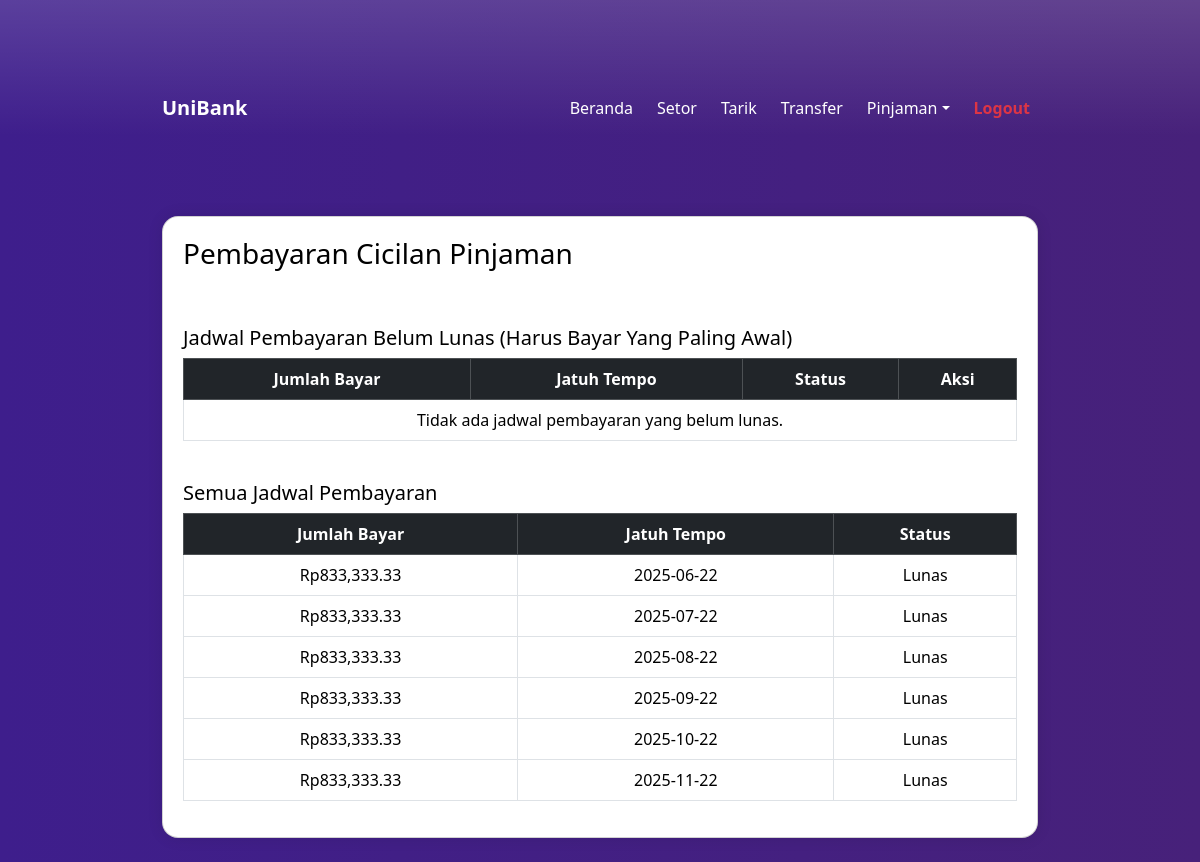
The app's page /pembayaran_pinjaman.php (signed in) with its own data.
### tables this page shows
CREATE TABLE `jadwal_pembayaran_pinjaman` (
  `id_jadwal` int(11) NOT NULL,
  `id_pinjaman` int(11) DEFAULT NULL,
  `jumlah_bayar` decimal(15,2) DEFAULT NULL,
  `tanggal_jatuh_tempo` date DEFAULT NULL,
  `status_pembayaran` enum('Belum Lunas','Lunas') DEFAULT 'Belum Lunas'
);

### pembayaran_pinjaman.php (the view, shortened to what this page needs)
<?php
include 'db.php';
$user = $_SESSION['user'];
$id_akun = $user['id_akun'];
?>
<!DOCTYPE html>
<html lang="id">
<head>
    <link href="https://cdn.jsdelivr.net/npm/bootstrap@5.3.3/dist/css/bootstrap.min.css" rel="stylesheet" />
</head>
<body>
<nav class="navbar navbar-expand-lg navbar-dark bg-gradient sticky-top" style="background: linear-gradient(90deg, #4e2c90, #2c1e60);">
    <div class="container">
        <a class="navbar-brand fw-bold d-flex align-items-center" href="#">UniBank</a>
        <div class="collapse navbar-collapse justify-content-end" id="navbarNavDropdown">
            <ul class="navbar-nav gap-2">
                <li class="nav-item"><a class="nav-link text-white" href="dashboard.php">Beranda</a></li>
                <li class="nav-item"><a class="nav-link text-white" href="setor.php">Setor</a></li>
                <li class="nav-item"><a class="nav-link text-white" href="tarik.php">Tarik</a></li>
                <li class="nav-item"><a class="nav-link text-white" href="transfer.php">Transfer</a></li>
                <li class="nav-item dropdown">
                    <a class="nav-link dropdown-toggle text-white" href="#" id="navbarDropdown" role="button" data-bs-toggle="dropdown">Pinjaman</a>
                </li>
                <li class="nav-item"><a class="nav-link text-danger fw-bold" href="logout.php">Logout</a></li>
            </ul>
        </div>
    </div>
</nav>
<div class="container">
    <div class="card mb-4">
        <h3 class="mb-3">Pembayaran Cicilan Pinjaman</h3>
        <a href="dashboard.php" class="back-link">← Kembali ke Dashboard</a>
        <h5>Jadwal Pembayaran Belum Lunas (Harus Bayar Yang Paling Awal)</h5>
        <div class="table-responsive mb-4">
        <table class="table table-bordered align-middle text-center">
            <thead class="table-dark">
                <tr>
                    <th>Jumlah Bayar</th>
                    <th>Jatuh Tempo</th>
                    <th>Status</th>
                    <th>Aksi</th>
                </tr>
            </thead>
            <tbody>
            <?php
            $sql = "SELECT j.id_jadwal, j.jumlah_bayar, j.tanggal_jatuh_tempo
                    FROM jadwal_pembayaran_pinjaman j
                    JOIN pengajuan_pinjaman p ON j.id_pinjaman = p.id_pinjaman
                    WHERE p.id_akun = $id_akun AND j.status_pembayaran = 'Belum Lunas'
                    ORDER BY j.tanggal_jatuh_tempo ASC LIMIT 1";
            $result = $conn->query($sql);
            if ($result && $result->num_rows > 0):
                while ($row = $result->fetch_assoc()):
            ?>
                <tr>
                    <td>Rp<?= number_format($row['jumlah_bayar'], 2) ?></td>
                    <td><?= htmlspecialchars($row['tanggal_jatuh_tempo']) ?></td>
                    <td>Belum Lunas</td>
                    <td>
                        <form method="post" class="d-inline">
                            <input type="hidden" name="id_jadwal" value="<?= $row['id_jadwal'] ?>">
                            <button type="submit" name="bayar_cicilan" class="btn btn-success btn-bayar">Bayar Sekarang</button>
                        </form>
                    </td>
                </tr>
            <?php
                endwhile;
            else:
            ?>
                <tr>
                    <td colspan="4">Tidak ada jadwal pembayaran yang belum lunas.</td>
                </tr>
            <?php endif; ?>
            </tbody>
        </table>
        </div>
        <h5>Semua Jadwal Pembayaran</h5>
        <div class="table-responsive">
        <table class="table table-bordered align-middle text-center">
            <thead class="table-dark">
                <tr>
                    <th>Jumlah Bayar</th>
                    <th>Jatuh Tempo</th>
                    <th>Status</th>
                </tr>
            </thead>
            <tbody>
            <?php
            $stmt = $conn->prepare("SELECT jumlah_bayar, tanggal_jatuh_tempo, status_pembayaran FROM view_jadwal_pembayaran_pengguna WHERE id_akun = ? ORDER BY tanggal_jatuh_tempo ASC");
            $stmt->bind_param("i", $id_akun);
            $stmt->execute();
            $result = $stmt->get_result();
            if ($result && $result->num_rows > 0):
                while ($row = $result->fetch_assoc()):
            ?>
                <tr>
                    <td>Rp<?= number_format($row['jumlah_bayar'], 2) ?></td>
                    <td><?= htmlspecialchars($row['tanggal_jatuh_tempo']) ?></td>
                    <td><?= htmlspecialchars($row['status_pembayaran']) ?></td>
                </tr>
            <?php
                endwhile;
            else:
            ?>
                <tr>
                    <td colspan="3" class="text-center">Tidak ada jadwal pembayaran.</td>
                </tr>
            <?php endif; ?>
            </tbody>
        </table>
        </div>
    </div>
</div>
</body>
</html>

### pembayaran_pinjaman.php (style rules this page uses)
body { background: linear-gradient(to right, #3e1e8c, #47217a); color: #fff; }
.container { margin-top: 80px; max-width: 900px; }
.card { background-color: #fff; color: #000; border-radius: 1rem; padding: 20px; box-shadow: 0 0 15px rgba(0,0,0,0.1); }
.navbar-brand { font-weight: bold; }
a.back-link { color: #fff; text-decoration: underline; display: inline-block; margin-bottom: 15px; }
table th, table td { vertical-align: middle; }

### records on screen
jadwal_pembayaran_pinjaman: jumlah_bayar "833,333.33", tanggal_jatuh_tempo "2025-06-22", status_pembayaran "Lunas"
jadwal_pembayaran_pinjaman: jumlah_bayar "833,333.33", tanggal_jatuh_tempo "2025-07-22", status_pembayaran "Lunas"
jadwal_pembayaran_pinjaman: jumlah_bayar "833,333.33", tanggal_jatuh_tempo "2025-08-22", status_pembayaran "Lunas"
jadwal_pembayaran_pinjaman: jumlah_bayar "833,333.33", tanggal_jatuh_tempo "2025-09-22", status_pembayaran "Lunas"
jadwal_pembayaran_pinjaman: jumlah_bayar "833,333.33", tanggal_jatuh_tempo "2025-10-22", status_pembayaran "Lunas"
jadwal_pembayaran_pinjaman: jumlah_bayar "833,333.33", tanggal_jatuh_tempo "2025-11-22", status_pembayaran "Lunas"
